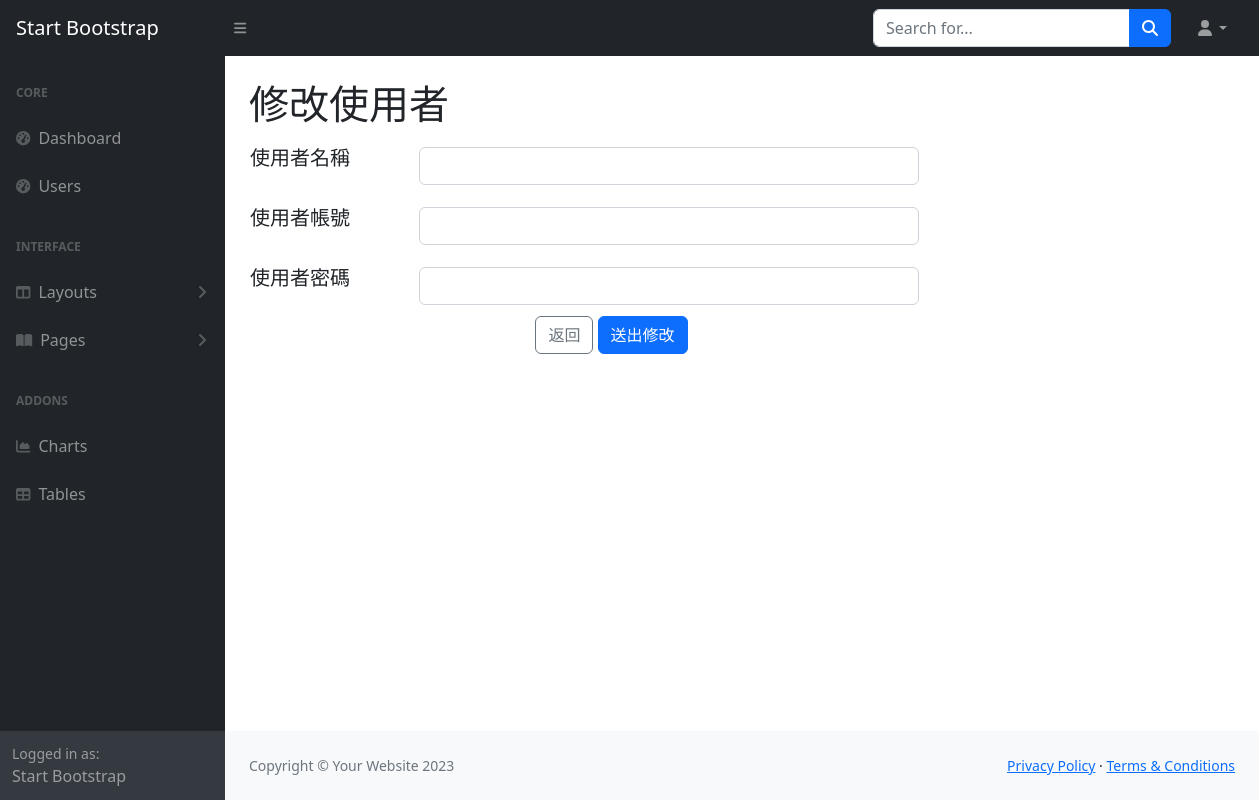
The app's page /edit/15, older data.
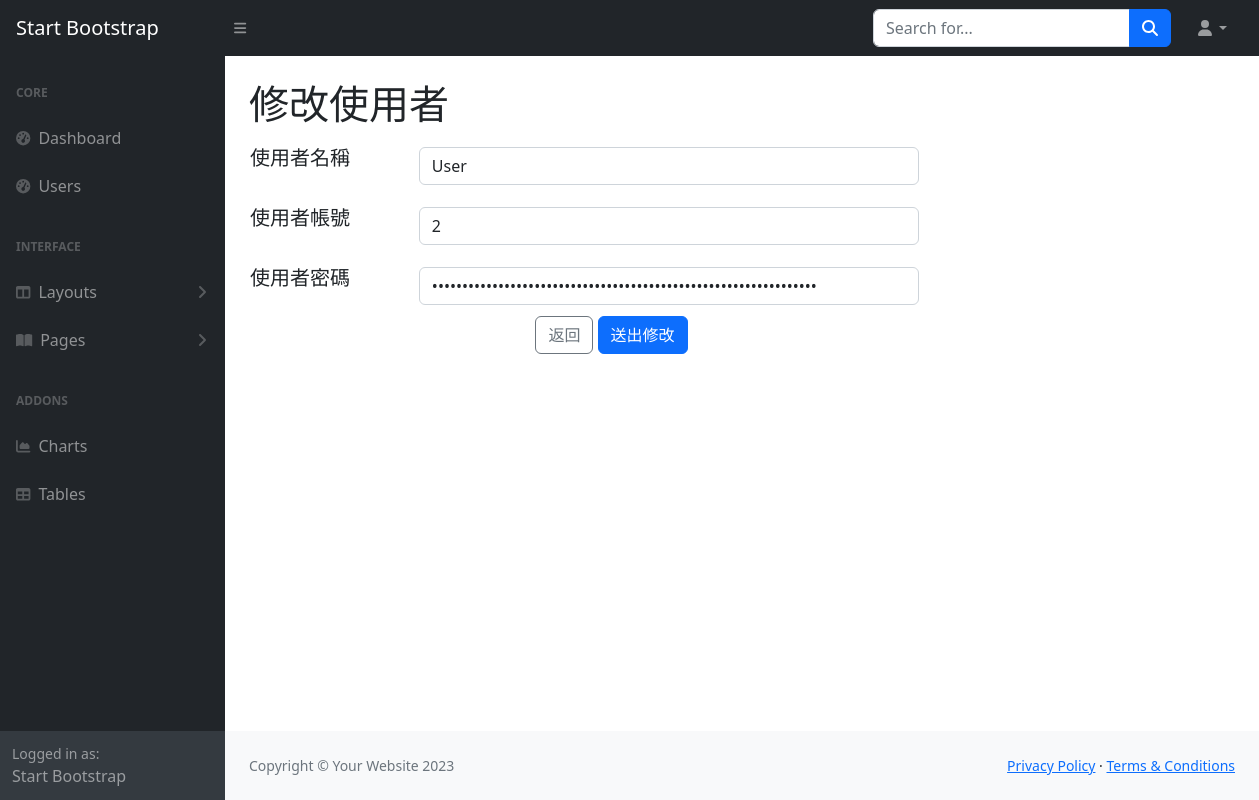
The same page, newer data.
### tables this page shows
CREATE TABLE Users (id INTEGER PRIMARY KEY AUTOINCREMENT, name NVARCHAR(20), account NVARCHAR(40), password NVARCHAR(40));

### app.py (the view)
@app.route("/edit/<int:id>",methods=['GET','POST'])
def edit(id):
    if request.method == 'POST':
        name = request.form.get('username')
        account = request.form.get('account')
        password = request.form.get('password')
        password = sha256(password)
        with get_db() as cur:
            cur.row_factory = sql.Row
            cur = cur.cursor()
            cur.execute(f"UPDATE Users SET name='{ name }', account='{ account }', password='{ password }' WHERE id = '{id}';")
            data = cur.fetchone()
            cur.close()
        flash('修改成功')
        return redirect(url_for('users'))
    else:
        with get_db() as cur:
            cur.row_factory = sql.Row
            cur = cur.cursor()
            cur.execute(f"select * from Users where id = '{id}'")
            data = cur.fetchone()
            cur.close()
            return render_template("edit.html",data = data)

### app.py (called while the page is built)
def get_db():
    db = getattr(g, '_database', None)
    if db is None:
        db = g._database = sql.connect(DATABASE)
    return db

@app.teardown_appcontext
def close_connection(exception):
    db = getattr(g, '_database', None)
    if db is not None:
        db.close()

@app.teardown_appcontext
def close_connection(exception):
    db2 = getattr(g, '_database2', None)
    if db2 is not None:
        db2.close()

### templates/edit.html
{% extends "layout/back.html" %}
    {% block main %}
    <h1 class="mt-4">修改使用者</h1>
    <form action="/edit/{{ data.id }}" method="post" onsubmit="return Checksubmit();">
    <table style="width: 1000px;">
    <tr style="height: 60px;">
        <td>
            <h5><label class="form-label" for="username">使用者名稱</label></h5>
        </td>
        <td>
            <input id="username" class="form-control " name="username" style="width:500px" value="{{ data.name }}"/>
        </td>
    </tr>
    <tr style="height: 60px;">
        <td>
            <h5><label class="form-label" for="account">使用者帳號</label></h5>
        </td>
        <td>
            <input id="account" class="form-control " name="account"  style="width:500px" value="{{ data.account }}"/>
        </td>
    </tr>
    <tr style="height: 60px;">
        <td>
            <h5><label class="form-label" for="password">使用者密碼</label></h5>
        </td>
        <td>
            <input id="password" class="form-control " name="password" type="password"  style="width:500px" value="{{ data.password }}"/>
        </td>
    </tr>
    </table>
    <div style="width: 725px;" align="center">
        <a type="button" class="btn btn-outline-secondary" href="/users">返回</a>
        <button type="submit" class="btn btn-primary">送出修改</button>
    </div>
</form>
{% endblock main %}

Row changes from the older to the newer data that the page shows:
added Users: username "User", account "2"
